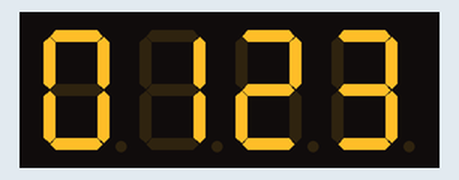
The sketch below on a simulated Arduino Uno, built with avr-gcc and run on an emulated ATmega328P. Shown: 4-digit seven-segment display.

Above: at 0.3 s.
At 2.4 s:
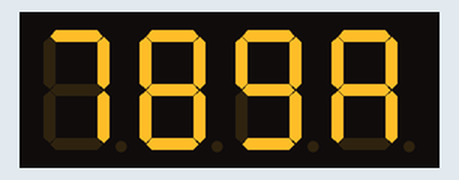
At 3.0 s:
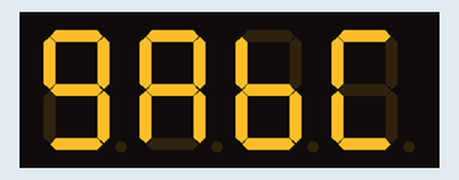
At 3.6 s:
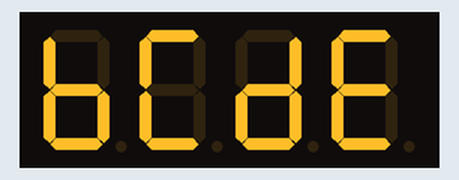
At 4.2 s:
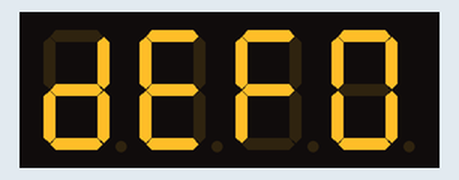
At 4.8 s:
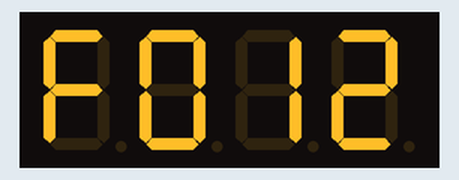

Measured:
- by itself, everything shown: repeats every 4.8 s, in 16 steps

The sketch:

7SegmentDisplayNumberFlow.ino.ino
```cpp
#include <MeOrion.h>
#include <Wire.h>
#include <SoftwareSerial.h>

Me7SegmentDisplay disp(PORT_6);

void setup() {
  disp.init();
  disp.set(2); // Set brightness level (0-7)
}

void loop() {
  uint8_t NumTab[] = {0,1,2,3,4,5,6,7,8,9,10,11,12,13,14,15};
  // 0~9, A, b, C, d, E, F
  uint8_t ListDisp[4];

  unsigned char i = 0;
  unsigned char count = 0;

  delay(150);

  while (1) {
    i = count;
    count++;
    if (count == sizeof(NumTab)) count = 0;

    for (unsigned char BitSelect = 0; BitSelect < 4; BitSelect++) {
      ListDisp[BitSelect] = NumTab[i];
      i++;
      if (i == sizeof(NumTab)) i = 0;
    }

    disp.display((uint8_t)0, ListDisp[0]);
    disp.display((uint8_t)1, ListDisp[1]);
    disp.display((uint8_t)2, ListDisp[2]);
    disp.display((uint8_t)3, ListDisp[3]);

    delay(300);
  }
}
```

7SegmentDisplayNumberFlow.cpp
```cpp
#include <MeOrion.h>
#include <Wire.h>
#include <SoftwareSerial.h>

Me7SegmentDisplay disp(PORT_6);

void setup() {
  disp.init();
  disp.set(2); // Set brightness level (0-7)
}

void loop() {
  uint8_t NumTab[] = {0,1,2,3,4,5,6,7,8,9,10,11,12,13,14,15};
  // 0~9, A, b, C, d, E, F
  uint8_t ListDisp[4];

  unsigned char i = 0;
  unsigned char count = 0;

  delay(150);

  while (1) {
    i = count;
    count++;
    if (count == sizeof(NumTab)) count = 0;

    for (unsigned char BitSelect = 0; BitSelect < 4; BitSelect++) {
      ListDisp[BitSelect] = NumTab[i];
      i++;
      if (i == sizeof(NumTab)) i = 0;
    }

    disp.display((uint8_t)0, ListDisp[0]);
    disp.display((uint8_t)1, ListDisp[1]);
    disp.display((uint8_t)2, ListDisp[2]);
    disp.display((uint8_t)3, ListDisp[3]);

    delay(300);
  }
}
```

HelloWorldblink.cpp
```cpp
void setup() {
  pinMode(13, OUTPUT);   // Set built-in LED pin as output
}

void loop() {
  digitalWrite(13, HIGH); // LED on
  delay(1000);            // Wait 1 second
  digitalWrite(13, LOW);  // LED off
  delay(1000);            // Wait 1 second
}
```

JoystickTest.cpp
```cpp
#include <MeOrion.h>
#include <Wire.h>
#include <SoftwareSerial.h>

MeJoystick joystick(PORT_6);

int x = 0; //Variable for joysticks X value
int y = 0; //Variable for joysticks X value


void setup()
{
  //Initialize Joystick serial communication at 9600 bps
  Serial.begin(9600);

}
void loop()
{
  //read both x and y values of joystick
  x = joystick.readX();
  y = joystick.readY();

  //print the results of serial monitor
  Serial.print("JoystickX = ");
  Serial.print(x);
  Serial.print("/tJoystickY = ");
  Serial.print(y);
  //wait 100 milliseconds before the next loop
  delay(100);

}
```

RGBControlledByJoystick.cpp
```cpp
#include <MeOrion.h>
#include <Wire.h>
#include <SoftwareSerial.h>


MeRGBLed led(PORT_3);

MeJoystick joystick(PORT_6);

int x = 0; //Variable for joysticks X value
int y = 0; //Variable for joysticks X value


int ledCount = 15;
float j,f,k;


void setup()
{
  //Initialize Joystick serial communication at 9600 bps
  Serial.begin(9600);

  /*
  led.setNumber(ledCount);
  randomSeed(analogRead(A0)); // seeds random() using a floating pin
  */

}
void loop()
{
  //read both x and y values of joystick
  x = joystick.readX();
  y = joystick.readY();

  //print the results of serial monitor
  Serial.print("JoystickX = ");
  Serial.print(x);
  Serial.print("\tJoystickY = ");
  Serial.print(y);
  //wait 100 milliseconds before the next loop
  delay(100);

  // ---- NEW: control LED based on joystick ----

  int red = map(x, 0, 1023, 0, 255);   // map x to red brightness
  int green = map(y, 0, 1023, 0, 255); // map y to green brightness
  int blue = 255 - ((red + green) / 2); // just a fun inverse for blue

  // Only one LED (t=0) to keep it simple for now
  led.setColorAt(0, red, green, blue);
  led.show();

  delay(100);
}
```

SensorTest.cpp
```cpp
#include <MeOrion.h>
#include <Arduino.h>
#include <SoftwareSerial.h>
#include <Wire.h>

MeBuzzer buzzer;
MeUltrasonicSensor ultraSensor(PORT_6);

int pushupCount = 0;
bool downDetected = false;

void setup() {
  Serial.begin(9600);
}

void loop() {
  int distance = ultraSensor.distanceCm();

  // Go down phase (close to sensor)
if (distance < 20 && !downDetected) {
  downDetected = true;
  buzzer.tone(1000, 100);
}

if (distance > 35 && downDetected) {
  pushupCount++;
  downDetected = false;
  Serial.print("Push-ups: ");
  Serial.println(pushupCount);
}


  delay(100); // Minimum delay between checks
}
```
